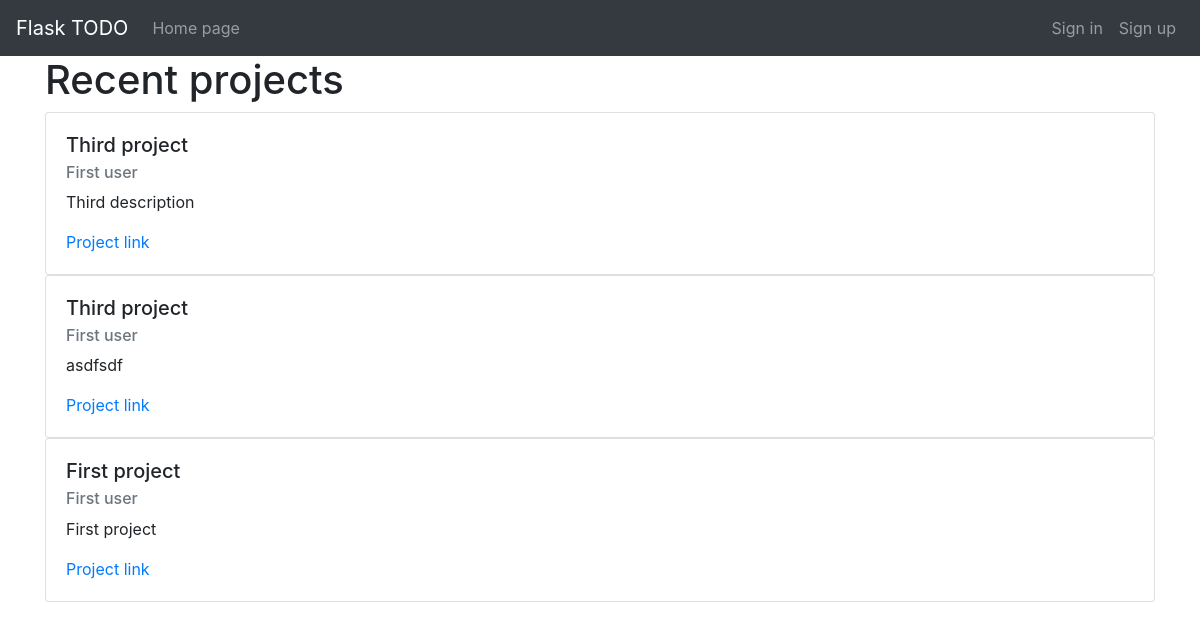
The page / on the database its author committed.
### data/projects.py (models this page shows)
class Project(SqlAlchemyBase):
    __tablename__ = 'project'
    id = sqlalchemy.Column(sqlalchemy.Integer, primary_key=True,
                           autoincrement=True)
    title = sqlalchemy.Column(sqlalchemy.String)
    description = sqlalchemy.Column(sqlalchemy.String, nullable=True)
    slug = sqlalchemy.Column(sqlalchemy.String)
    messages = orm.relationship('Message')
    leader_id = sqlalchemy.Column(sqlalchemy.Integer,
                                 sqlalchemy.ForeignKey('user.id'))
    leader = orm.relationship('User', back_populates='own_projects')
    members = orm.relationship('User', secondary=project_to_user,
                               back_populates='projects')
    tasks = orm.relationship('Task')
    created = sqlalchemy.Column(sqlalchemy.DateTime,
                                default=datetime.datetime.now())

### data/users.py (models this page shows, shortened)
class User(SqlAlchemyBase, UserMixin):
    __tablename__ = 'user'
    id = sqlalchemy.Column(sqlalchemy.Integer, primary_key=True,
                           autoincrement=True)
    name = sqlalchemy.Column(sqlalchemy.String, unique=True)
    age = sqlalchemy.Column(sqlalchemy.Integer, nullable=True)
    birth_date = sqlalchemy.Column(sqlalchemy.Date, nullable=True)
    speciality = sqlalchemy.Column(sqlalchemy.String, nullable=True)
    email = sqlalchemy.Column(sqlalchemy.String, unique=True,
                              index=True)
    hashed_password = sqlalchemy.Column(sqlalchemy.String)
    slug = sqlalchemy.Column(sqlalchemy.String)
    created = sqlalchemy.Column(sqlalchemy.DateTime,
                                default=datetime.datetime.now())
    own_projects = orm.relationship('Project', back_populates='leader')
    projects = orm.relationship('Project', secondary=project_to_user,
                                back_populates='members')
    events = orm.relationship('Event', back_populates='author')
    messages = orm.relationship('Message', back_populates='author')

### app.py (the view)
@app.route('/')
def main_page():
    db_sess = db_session.create_session()
    projects = db_sess.query(Project).all()
    return render_template('main_page.html', projects=projects)

### data/db_session.py (called while the page is built)
def create_session() -> Session:
    global __factory
    return __factory()

### templates/main_page.html (shortened to what this page needs)
{% extends 'base.html' %}
{% block content %}
<h1>Recent projects</h1>
{% for project in projects %}
    <div class="card">
        <div class="card-body">
            <h5 class="card-title">{{ project.title }}</h5>
            <h6 class="card-subtitle mb-2 text-muted">
                {{ project.leader.name}}
            </h6>
            <p class="card-text">{{ project.description }}</p>
            <a href="/users/{{ project.leader.slug }}/projects/{{ project.slug }}">Project link</a>
        </div>
    </div>
{% endfor %}
{% endblock %}

### rows shown on the page
Project: title "Third project", leader.name "First user", description "Third description"
Project: title "Third project", leader.name "First user", description "asdfsdf"
Project: title "First project", leader.name "First user", description "First project"
